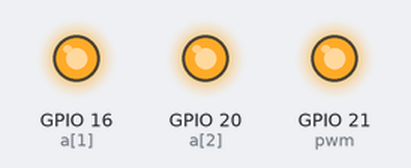
This program was run on a simulated Raspberry Pi (BCM pin numbers). Shown: output pins drawn as LEDs (lit = HIGH).

Above: at 0.05 s.
At 2.0 s:
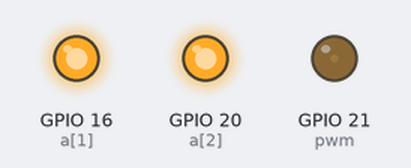
Timing chart, 0 to 3.0 s (numbered marks = the images above):
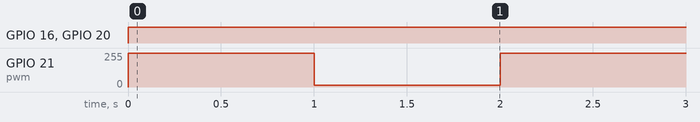

The program:

led.py
```python
import RPi.GPIO as GPIO
import time
GPIO.setmode(GPIO.BCM)
GPIO.setwarnings(False)
a = [21,16,20]
GPIO.setup(a,GPIO.OUT)

pwm = GPIO.PWM(21, 80)
pwm.start(0)
try:
    while True:
            #for dc in range(0, 101, 5):
                pwm.ChangeDutyCycle(100)
                GPIO.output(a,GPIO.HIGH)
                time.sleep(1)
            #for dc in range(100, -1, -5):
                pwm.ChangeDutyCycle(6)
    #        GPIO.output(a,GPIO.LOW)
                time.sleep(1)
except KeyboardInterrupt:
        pass
GPIO.cleanup()
```

Measured:
- by itself, GPIO 16 (a[1]), GPIO 20 (a[2]): LOW → HIGH at 0.00 s
- by itself, GPIO 21 (pwm): alternates 255/255 for 1.0 s and 15/255 for 1.0 s
